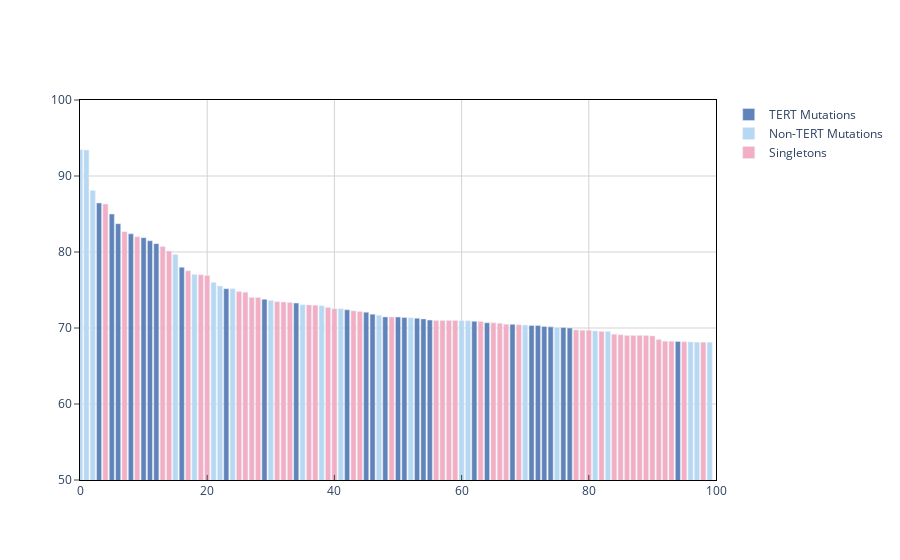

Notebook cell for this chart:
### Code cell
fig = go.Figure()

fig.add_trace(
    go.Bar(
        x = top100[top100["GENE"] == "TERT"].index,
        y = top100[top100["GENE"] == "TERT"]["score"],
        name = "TERT Mutations",
        marker_color = darkblue
    )
)

fig.add_trace(
    go.Bar(
        x = top100[(top100["GENE"] != "TERT") & (top100["num_recurrent_mutations"] > 0)].index,
        y = top100[(top100["GENE"] != "TERT") & (top100["num_recurrent_mutations"] > 0)]["score"],
        name = "Non-TERT Mutations",
        marker_color = lightblue
    )
)
fig.add_trace(
    go.Bar(
        x = top100[(top100["num_recurrent_mutations"] == 0)].index,
        y = top100[(top100["num_recurrent_mutations"] == 0)]["score"],
        name = "Singletons",
        marker_color = pink
    )
)

fig.update_layout(
    plot_bgcolor='white'
)

fig.update_xaxes(
    mirror=True,
    ticks='inside',
    showline=True,
    linecolor='black',
    gridcolor='lightgrey',
    linewidth=1
)

fig.update_yaxes(
    mirror=True,
    ticks='outside',
    showline=True,
    linecolor='black',
    gridcolor='lightgrey',
    linewidth=1
)
    


fig.update_layout(
    yaxis_range = [50, 100],
    xaxis_range = [0, 100]
)

### Figure 1 — Plotly figure (JSON) as saved in the notebook; plotly's stock layout.template omitted (floating-point values rounded to 4 significant figures)
{"data": [{"marker": {"color": "rgb(96,131,185)"}, "name": "TERT Mutations", "type": "bar", "x": [3, 5, 6, 8, 10, 11, 12, 16, 23, 29, 34, 42, 45, 46, 48, 50, 51, 53, 54, 55, 62, 64, 68, 71, 72, 73, 74, 76, 77, 94], "y": [86.45, 85, 83.73, 82.39, 81.89, 81.48, 81.1, 77.99, 75.18, 73.77, 73.28, 72.39, 72.08, 71.82, 71.46, 71.44, 71.37, 71.28, 71.2, 71.04, 70.89, 70.69, 70.48, 70.34, 70.33, 70.21, 70.15, 70.07, 70, 68.23]}, {"marker": {"color": "rgb(183,216,242)"}, "name": "Non-TERT Mutations", "type": "bar", "x": [0, 1, 2, 15, 18, 21, 22, 24, 30, 35, 38, 41, 47, 52, 60, 61, 70, 75, 81, 83, 96, 97, 99], "y": [93.45, 93.41, 88.1, 79.68, 77.03, 75.98, 75.52, 75.15, 73.63, 73.05, 72.94, 72.53, 71.68, 71.35, 70.96, 70.94, 70.38, 70.08, 69.62, 69.54, 68.17, 68.13, 68.11]}, {"marker": {"color": "rgb(243,174,196)"}, "name": "Singletons", "type": "bar", "x": [4, 7, 9, 13, 14, 17, 19, 20, 25, 26, 27, 28, 31, 32, 33, 36, 37, 39, 40, 43, 44, 49, 56, 57, 58, 59, 63, 65, 66, 67, 69, 78, 79, 80, 82, 84, 85, 86, 87, 88, 89, 90, 91, 92, 93, 95, 98], "y": [86.3, 82.68, 82, 80.72, 80.13, 77.52, 77, 76.92, 74.79, 74.72, 74.02, 74, 73.46, 73.42, 73.34, 73.03, 73, 72.69, 72.54, 72.26, 72.18, 71.45, 71, 71, 71, 71, 70.87, 70.68, 70.63, 70.49, 70.44, 69.75, 69.72, 69.7, 69.55, 69.19, 69.12, 69.01, 69, 69, 69, 68.96, 68.48, 68.25, 68.25, 68.18, 68.11]}], "layout": {"plot_bgcolor": "white", "xaxis": {"gridcolor": "lightgrey", "linecolor": "black", "linewidth": 1, "mirror": true, "range": [0, 100], "showline": true, "ticks": "inside"}, "yaxis": {"gridcolor": "lightgrey", "linecolor": "black", "linewidth": 1, "mirror": true, "range": [50, 100], "showline": true, "ticks": "outside"}}}
